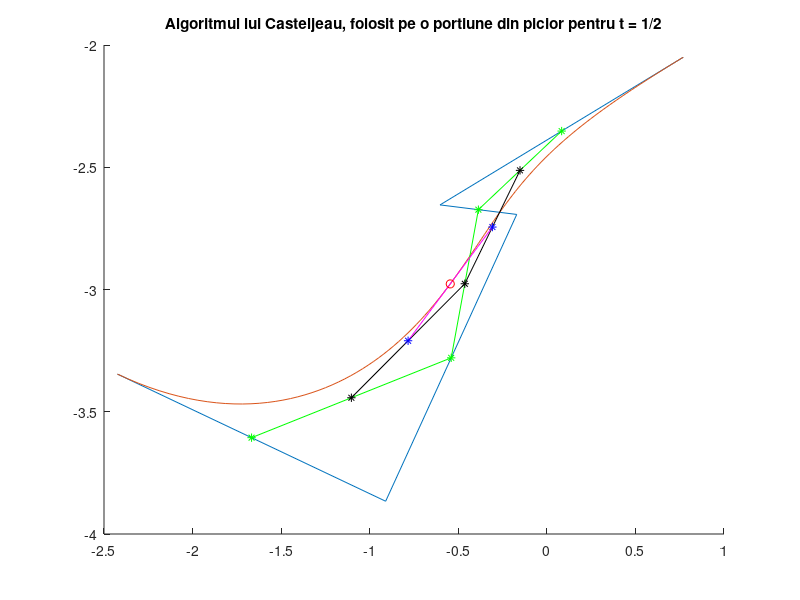

The MATLAB source for this figure:
figure;
title('Algoritmul lui Casteljeau, folosit pe o portiune din picior pentru t = 1/2');
b = [-2.424 -0.91 -0.17 -0.603 0.77; -3.346 -3.866 -2.693 -2.654 -2.05];
t = 0:0.01:1;
B0 = (1 - t) .^ 4;
B1 = 4 * (1 - t) .^ 3 .* t;
B2 = 6 * (1 - t) .^ 2 .* t .^ 2;
B3 = 4 * (1 - t) .* t .^ 3;
B4 = t .^ 4;
B = [B0;B1;B2;B3;B4];
f = b * B;
hold on
plot(b(1,:),b(2,:));
plot(f(1,:),f(2,:));
t = 1/2;
b1 = zeros(2,4) ; b2 = zeros(2,3) ; b3 = zeros(2,2) ; b4 = zeros(2,1);
for i = 1:4
    b1(:,i) = b(:,i)*(1-t) + b(:,i+1)*t;
end
for i = 1:3
    b2(:,i) = b1(:,i)*(1-t) + b1(:,i+1)*t;
end
for i = 1:2
    b3(:,i) = b2(:,i)*(1-t) + b2(:,i+1)*t;
end
b4(:,1) = b3(:,1)*(1-t) + b3(:,2)*t;
plot(b1(1,:),b1(2,:),'g*')

plot(b1(1,:),b1(2,:),'g-');
plot(b2(1,:),b2(2,:),'k*');
plot(b2(1,:),b2(2,:),'k-');
plot(b3(1,:),b3(2,:),'m-');
plot(b3(1,:),b3(2,:),'b*');
plot(b4(1,:),b4(2,:),'ro');
hold off
